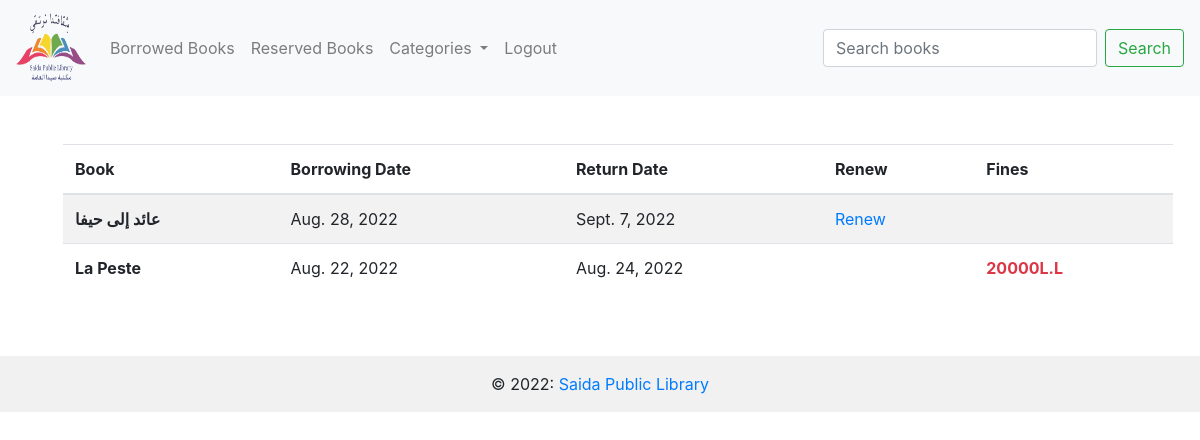
/borrowed_books/12 (signed in), run on an earlier commit of the app's database.
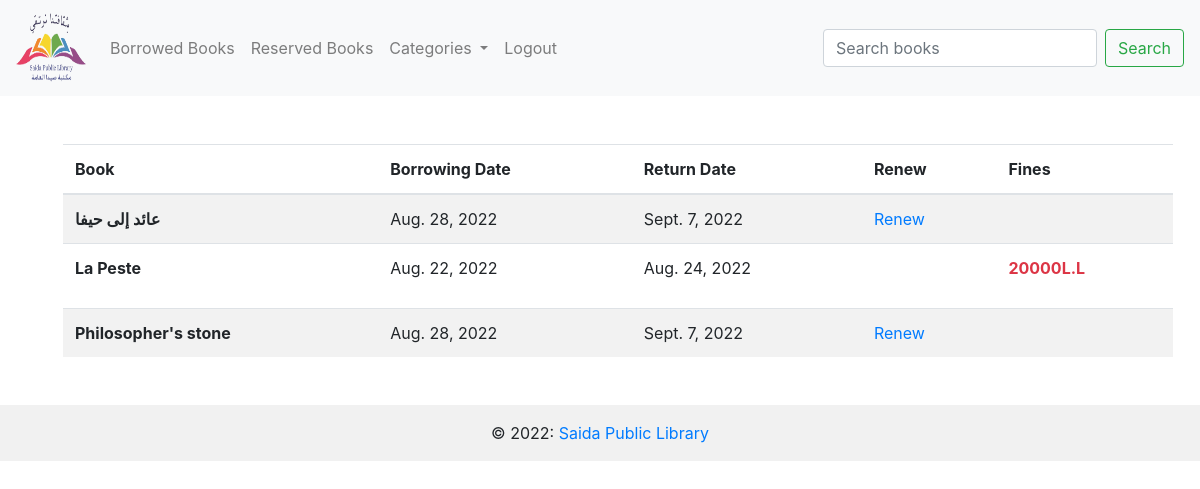
And on a later commit of the database.
### booksTransaction/models.py (models this page shows, shortened)
class Borrowing(models.Model):
    book=models.ForeignKey(Book,on_delete=models.CASCADE)
    user=models.ForeignKey(User,on_delete=models.CASCADE)
    borrow_date=models.DateField(default=datetime.datetime.now())
    return_date=models.DateField(blank=True, null=True)
    renew_borrowing=models.BooleanField(default=False)
    @property
    def fines(self):
        return ((datetime.date.today()-self.return_date).days)*5*1000

### books/models.py (models this page shows, shortened)
class Book(models.Model):
    book_title=models.CharField('book_title',max_length=120)
    description=models.TextField('description',null=True)
    author_name=models.CharField('author_name',max_length=120)
    number_of_pages=models.IntegerField('number_of_pages')
    number_of_copies=models.IntegerField('number_of_copies')
    publication_year=models.IntegerField('publication_year')
    lang_id=models.ForeignKey(Language,on_delete=models.CASCADE)
    cat_id=models.ForeignKey(Category,on_delete=models.CASCADE)
    book_img=models.ImageField(null=True,blank=True,upload_to="assets/")

### booksTransaction/views.py (the view)
# urls.py: path('borrowed_books/<user_id>',booksTrans_view.borrowed_books,name="borrowed_books"),
@login_required(login_url='login')
def borrowed_books(request,user_id):
    member=User.objects.get(pk=user_id)
    borrowed_books=Borrowing.objects.filter(user=member)
    return render(request,"borrowed.html",{'books':borrowed_books,'cats':cats})

### books/models.py (called while the page is built)
    def __str__(self):
        return self.name

### booksTransaction/templates/borrowed.html (shortened to what this page needs)
{% extends 'base.html' %}
{% load static %}
{% block content %}
<table class="table table-striped">
    <thead>
      <tr>
        <th scope="col">Book</th>
        <th scope="col">Borrowing Date</th>
        <th scope="col">Return Date</th>
        <th scope="col">Renew</th>
        <th scope="col">Fines</th>
      </tr>
    </thead>
    <tbody>
        {% for book in books %}
            <tr>
                <th scope="row">{{book.book.book_title}}</th>
                <td>{{book.borrow_date}}</td>
                <td>{{book.return_date}}</td>
                <td>
                    {% if not book.renew_borrowing and book.fines < 0 %}
                        <a href="{% url 'renew_borrowing' book.book.id book.user.id %}"">Renew</a>
                    {% endif %}
                </td>
                <td>
                    {% if book.fines > 0 %}
                        <p class="font-weight-bold text-danger">{{book.fines}}L.L</p>
                    {% endif %}
                </td>
            </tr>
        {% endfor %}
    </tbody>
  </table>
{% endblock %}

What changed in the data, as far as the page shows it:
added Borrowing: book.book_title "Philosopher's stone", borrow_date "Aug. 28, 2022", return_date "Sept. 7, 2022", renew_borrowing "Renew"
